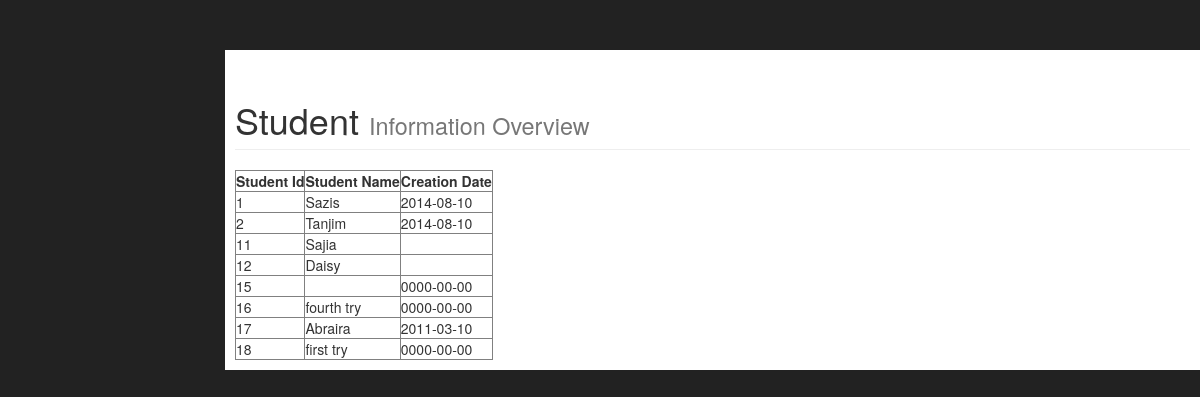
The app's page /viewStudentInfo.php with its own data.
### tables this page shows
CREATE TABLE IF NOT EXISTS `students` (
  `id` int(11) NOT NULL AUTO_INCREMENT,
  `student_name` varchar(55) DEFAULT NULL,
  `created` date DEFAULT NULL,
  PRIMARY KEY (`id`)
);

### viewStudentInfo.php (the view, shortened to what this page needs)
<!DOCTYPE html>
<html>
    <head>
        <link href="css/bootstrap.min.css" rel="stylesheet">
        <link href="css/sb-admin.css" rel="stylesheet">
        <link href="font-awesome-4.1.0/css/font-awesome.min.css" rel="stylesheet" type="text/css">
    </head>
    <body>
      <div id="wrapper">
          <div id="page-wrapper" class="container">
                <div class="row">
                    <div class="col-lg-12">
                        <h1 class="page-header">
                            Student <small>Information Overview</small>
                        </h1>
                    </div>
                </div>
        <?php
            require_once 'db.php';
                $sql = mysqli_query($con, "SELECT * FROM Students");
        ?>
                <div>
                    <table border='1'>
                    <tr class="warning">
                    <th>Student Id</th>
                    <th>Student Name</th>
                    <th>Creation Date</th>
                    </tr>
                <?php
                while($row = mysqli_fetch_array($sql))
                {
                 ?>
                    <tr class="success">
                    <td> <?php echo $row['id'] ?> </td>
                    <td> <?php  echo $row['student_name'] ?> </td>
                    <td> <?php echo $row['created'] ?> </td>
                    </tr>
                <?php
                }
                ?>
                    </table>
                </div>
           </div>
      </div>
    </body>
</html>

### css/sb-admin.css (style rules this page uses)
body { margin-top: 100px; background-color: #222; }
@media (min-width:768px) { body { margin-top: 50px; } }
#wrapper { padding-left: 0; }
#page-wrapper { width: 100%; padding: 0; background-color: #fff; }
@media (min-width:768px) { #wrapper { padding-left: 225px; } }
@media (min-width:768px) { #page-wrapper { padding: 10px; } }

### records on screen
students: id "1", student_name "Sazis", created "2014-08-10"
students: id "2", student_name "Tanjim", created "2014-08-10"
students: id "11", student_name "Sajia"
students: id "12", student_name "Daisy"
students: id "15", created "0000-00-00"
students: id "16", student_name "fourth try", created "0000-00-00"
students: id "17", student_name "Abraira", created "2011-03-10"
students: id "18", student_name "first try", created "0000-00-00"
